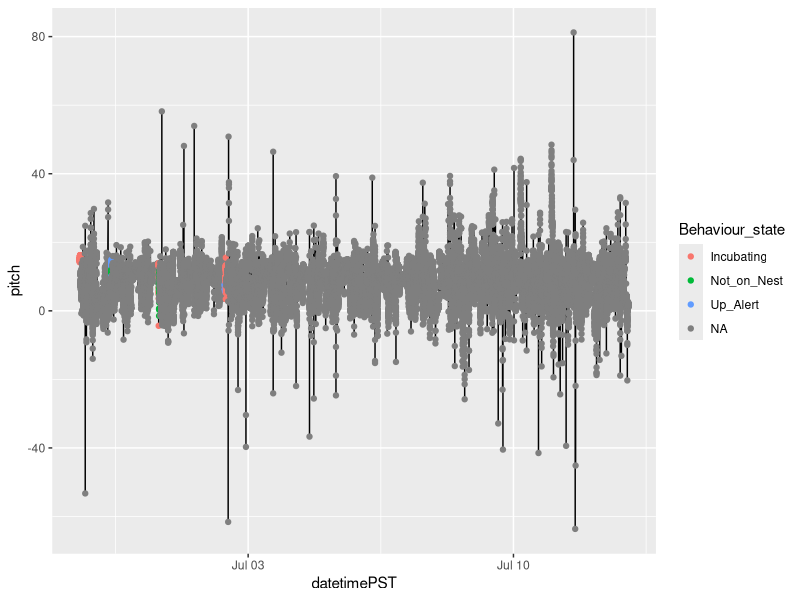

Write the R code that produced this figure.
## ---- chunk 1
knitr::opts_chunk$set(echo = TRUE)
## ---- chunk 2
library(ggplot2)
library(lubridate)
library(dplyr)
## ---- chunk 3
gull <- read.csv("gull_subsampled_Shabnam.csv")
head(gull)
## ---- chunk 4
gull$datetimePST <- ymd_hms(gull$datetimePST)
gull$Behaviour_state <- as.factor(gull$Behaviour_state)
## ---- chunk 5
ggplot(filter(gull, !is.na(pitch)), aes(datetimePST, pitch)) + 
  geom_line() + 
  geom_point(aes(colour=Behaviour_state))

